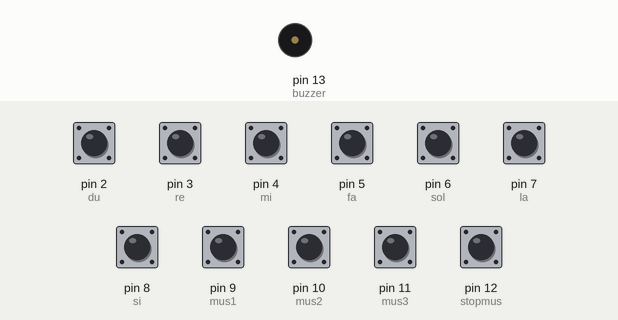
Recording of a sketch running on a simulated Arduino Uno, built with avr-gcc and run on an emulated ATmega328P. Parts: buzzer (waves = sounding). Inputs (shaded band) come from the test bench; at power-on: pin 2 (du), pin 3 (re), pin 4 (mi), pin 5 (fa), pin 6 (sol), pin 7 (la), pin 8 (si), pin 9 (mus1), pin 10 (mus2), pin 11 (mus3), pin 12 (stopmus) HIGH.

Above: at 1.2 s.
1.3 s: pin 9 (mus1) pulled LOW for 0.15 s
At 9.9 s:
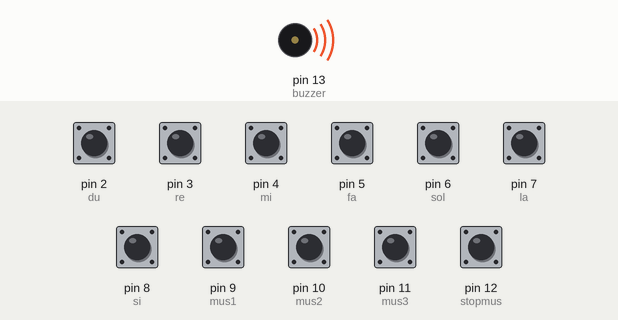
Timing chart, 0 to 10.4 s (numbered marks = the images above; inputs shaded):
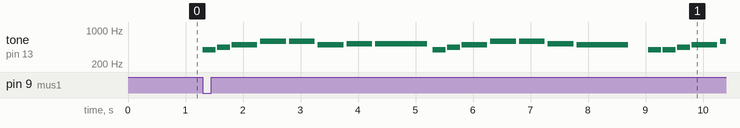

The sketch:

Projetopiano.ino
```cpp
#define NOTE_B0  31
#define NOTE_C1  33
#define NOTE_CS1 35
#define NOTE_D1  37
#define NOTE_DS1 39
#define NOTE_E1  41
#define NOTE_F1  44
#define NOTE_FS1 46
#define NOTE_G1  49
#define NOTE_GS1 52
#define NOTE_A1  55
#define NOTE_AS1 58
#define NOTE_B1  62
#define NOTE_C2  65
#define NOTE_CS2 69
#define NOTE_D2  73
#define NOTE_DS2 78
#define NOTE_E2  82
#define NOTE_F2  87
#define NOTE_FS2 93
#define NOTE_G2  98
#define NOTE_GS2 104
#define NOTE_A2  110
#define NOTE_AS2 117
#define NOTE_B2  123
#define NOTE_C3  131
#define NOTE_CS3 139
#define NOTE_D3  147
#define NOTE_DS3 156
#define NOTE_E3  165
#define NOTE_F3  175
#define NOTE_FS3 185
#define NOTE_G3  196
#define NOTE_GS3 208
#define NOTE_A3  220
#define NOTE_AS3 233
#define NOTE_B3  247
#define NOTE_C4  262
#define NOTE_CS4 277
#define NOTE_D4  294
#define NOTE_DS4 311
#define NOTE_E4  330
#define NOTE_F4  349
#define NOTE_FS4 370
#define NOTE_G4  392
#define NOTE_GS4 415
#define NOTE_A4  440
#define NOTE_AS4 466
#define NOTE_B4  494
#define NOTE_C5  523
#define NOTE_CS5 554
#define NOTE_D5  587
#define NOTE_DS5 622
#define NOTE_E5  659
#define NOTE_F5  698
#define NOTE_FS5 740
#define NOTE_G5  784
#define NOTE_GS5 831
#define NOTE_A5  880
#define NOTE_AS5 932
#define NOTE_B5  988
#define NOTE_C6  1047
#define NOTE_CS6 1109
#define NOTE_D6  1175
#define NOTE_DS6 1245
#define NOTE_E6  1319
#define NOTE_F6  1397
#define NOTE_FS6 1480
#define NOTE_G6  1568
#define NOTE_GS6 1661
#define NOTE_A6  1760
#define NOTE_AS6 1865
#define NOTE_B6  1976
#define NOTE_C7  2093
#define NOTE_CS7 2217
#define NOTE_D7  2349
#define NOTE_DS7 2489
#define NOTE_E7  2637
#define NOTE_F7  2794
#define NOTE_FS7 2960
#define NOTE_G7  3136
#define NOTE_GS7 3322
#define NOTE_A7  3520
#define NOTE_AS7 3729
#define NOTE_B7  3951
#define NOTE_C8  4186
#define NOTE_CS8 4435
#define NOTE_D8  4699
#define NOTE_DS8 4978
#define REST      0


// change this to make the song slower or faster
int tempo = 120;

// notes of the moledy followed by the duration.
// a 4 means a quarter note, 8 an eighteenth , 16 sixteenth, so on
// !!negative numbers are used to represent dotted notes,
// so -4 means a dotted quarter note, that is, a quarter plus an eighteenth!!
int melody[] = {

  // Asa branca - Luiz Gonzaga
  // Score available at https://musescore.com/user/190926/scores/181370

  NOTE_G4,8, NOTE_A4,8, NOTE_B4,4, NOTE_D5,4, NOTE_D5,4, NOTE_B4,4,
  NOTE_C5,4, NOTE_C5,2, NOTE_G4,8, NOTE_A4,8,
  NOTE_B4,4, NOTE_D5,4, NOTE_D5,4, NOTE_C5,4,

  NOTE_B4,2, REST,8, NOTE_G4,8, NOTE_G4,8, NOTE_A4,8,
  NOTE_B4,4, NOTE_D5,4, REST,8, NOTE_D5,8, NOTE_C5,8, NOTE_B4,8,
  NOTE_G4,4, NOTE_C5,4, REST,8, NOTE_C5,8, NOTE_B4,8, NOTE_A4,8,

  NOTE_A4,4, NOTE_B4,4, REST,8, NOTE_B4,8, NOTE_A4,8, NOTE_G4,8,
  NOTE_G4,2, REST,8, NOTE_G4,8, NOTE_G4,8, NOTE_A4,8,
  NOTE_B4,4, NOTE_D5,4, REST,8, NOTE_D5,8, NOTE_C5,8, NOTE_B4,8,

  NOTE_G4,4, NOTE_C5,4, REST,8, NOTE_C5,8, NOTE_B4,8, NOTE_A4,8,
  NOTE_A4,4, NOTE_B4,4, REST,8, NOTE_B4,8, NOTE_A4,8, NOTE_G4,8,
  NOTE_G4,4, NOTE_F5,8, NOTE_D5,8, NOTE_E5,8, NOTE_C5,8, NOTE_D5,8, NOTE_B4,8,

  NOTE_C5,8, NOTE_A4,8, NOTE_B4,8, NOTE_G4,8, NOTE_A4,8, NOTE_G4,8, NOTE_E4,8, NOTE_G4,8,
  NOTE_G4,4, NOTE_F5,8, NOTE_D5,8, NOTE_E5,8, NOTE_C5,8, NOTE_D5,8, NOTE_B4,8,
  NOTE_C5,8, NOTE_A4,8, NOTE_B4,8, NOTE_G4,8, NOTE_A4,8, NOTE_G4,8, NOTE_E4,8, NOTE_G4,8,
  NOTE_G4,-2, REST,4

};

int melody2[] = {

  // The Lion Sleeps Tonight
  // Score available at https://musescore.com/user/18545446/scores/5061407

  NOTE_F4, 4, NOTE_G4, 4, NOTE_A4, 8, NOTE_G4, 4, NOTE_A4, 8, //1
  NOTE_AS4, 4, NOTE_A4, 4, NOTE_G4, 8, NOTE_F4, 4, NOTE_G4, 8,
  NOTE_A4, 4, NOTE_C4, 8, NOTE_C4, 4, NOTE_C4, 8, NOTE_C4, 4,
  NOTE_C4, 1, //1st ending

  NOTE_F4, 4, NOTE_G4, 4, NOTE_A4, 8, NOTE_G4, 4, NOTE_A4, 8, //repeats from 1
  NOTE_AS4, 4, NOTE_A4, 4, NOTE_G4, 8, NOTE_F4, 4, NOTE_G4, 8,
  NOTE_A4, 4, NOTE_C4, 8, NOTE_C4, 4, NOTE_C4, 8, NOTE_C4, 4,
  NOTE_C4, -2,  REST, -8, NOTE_A4, 16, //2nd ending

  NOTE_A4, -8, NOTE_A4, 16, NOTE_A4, -8, NOTE_A4, 16, NOTE_A4, -8, NOTE_A4, 16, NOTE_A4, -8, NOTE_A4, 16, //6
  NOTE_AS4, -8, NOTE_AS4, 16, NOTE_AS4, -8, NOTE_AS4, 16, NOTE_AS4, -8, NOTE_AS4, 16, NOTE_AS4, -8, NOTE_AS4, 16,
  NOTE_A4, -8, NOTE_A4, 16, NOTE_A4, -8, NOTE_A4, 16, NOTE_A4, -8, NOTE_A4, 16, NOTE_A4, -8, NOTE_A4, 16,
  NOTE_G4, -8, NOTE_G4, 16, NOTE_G4, -8, NOTE_G4, 16, NOTE_G4, -8, NOTE_G4, 16, NOTE_G4, -8, NOTE_G4, 16,

  NOTE_A4, -8, NOTE_A4, 16, NOTE_A4, -8, NOTE_A4, 16, NOTE_A4, -8, NOTE_A4, 16, NOTE_A4, -8, NOTE_A4, 16, //10
  NOTE_AS4, -8, NOTE_AS4, 16, NOTE_AS4, -8, NOTE_AS4, 16, NOTE_AS4, -8, NOTE_AS4, 16, NOTE_AS4, -8, NOTE_AS4, 16,
  NOTE_A4, -8, NOTE_A4, 16, NOTE_A4, -8, NOTE_A4, 16, NOTE_A4, -8, NOTE_A4, 16, NOTE_A4, -8, NOTE_A4, 16,
  NOTE_G4, -8, NOTE_G4, 16, NOTE_G4, -8, NOTE_G4, 16, NOTE_G4, -8, NOTE_G4, 16, NOTE_G4, -8, NOTE_G4, 16,

  NOTE_F4, 4, NOTE_G4, 4, NOTE_A4, 8, NOTE_G4, 4, NOTE_A4, 8, //14
  NOTE_AS4, 4, NOTE_A4, 4, NOTE_G4, 8, NOTE_F4, 4, NOTE_G4, 8,
  NOTE_A4, 4, NOTE_G4, 4, NOTE_F4, 4, NOTE_A4, 4,
  NOTE_G4, 1,
  NOTE_C5, 4, NOTE_A4, 4, NOTE_G4, 8, NOTE_A4, 4, NOTE_C5, 8,
  NOTE_AS4, 4, NOTE_A4, 4, NOTE_G4, 8, NOTE_F4, 4, NOTE_G4, 8,
  NOTE_A4, 4, NOTE_G4, 4, NOTE_F4, 4, NOTE_A4, 4,
  NOTE_G4, 1,

  NOTE_C5, 1, //22
  NOTE_C5, 4, NOTE_AS4, 8, NOTE_C5, 8, NOTE_AS4, 2,
  NOTE_A4, 4, NOTE_C4, 8, NOTE_C4, 4, NOTE_C4, 8, NOTE_C4, 4,
  NOTE_C4, 1,

  REST, 4, NOTE_A4, 8, NOTE_G4, 8, NOTE_F4, 8, NOTE_E4, 8, NOTE_D4, 8, NOTE_C4, 8,
  NOTE_D4, 1,
  REST, 4, NOTE_A4, 8, NOTE_G4, 8, NOTE_F4, 8, NOTE_E4, 8, NOTE_D4, 8, NOTE_C4, 8,
  NOTE_D4, 1,

  NOTE_F4, 4, NOTE_G4, 4, NOTE_A4, 8, NOTE_G4, 4, NOTE_A4, 8, //repeats from 14
  NOTE_AS4, 4, NOTE_A4, 4, NOTE_G4, 8, NOTE_F4, 4, NOTE_G4, 8,
  NOTE_A4, 4, NOTE_G4, 4, NOTE_F4, 4, NOTE_A4, 4,
  NOTE_G4, 1,
  NOTE_C5, 4, NOTE_A4, 4, NOTE_G4, 8, NOTE_A4, 4, NOTE_C5, 8,
  NOTE_AS4, 4, NOTE_A4, 4, NOTE_G4, 8, NOTE_F4, 4, NOTE_G4, 8,
  NOTE_A4, 4, NOTE_G4, 4, NOTE_F4, 4, NOTE_A4, 4,
  NOTE_G4, 1,

  NOTE_C5, 1, //22
  NOTE_C5, 4, NOTE_AS4, 8, NOTE_C5, 8, NOTE_AS4, 2,
  NOTE_A4, 4, NOTE_C4, 8, NOTE_C4, 4, NOTE_C4, 8, NOTE_C4, 4,
  NOTE_C4, 1,

  REST, 4, NOTE_A4, 8, NOTE_G4, 8, NOTE_F4, 8, NOTE_E4, 8, NOTE_D4, 8, NOTE_C4, 8,
  NOTE_D4, 1,
  REST, 4, NOTE_A4, 8, NOTE_G4, 8, NOTE_F4, 8, NOTE_E4, 8, NOTE_D4, 8, NOTE_C4, 8,
  NOTE_D4, 1,

  NOTE_F4, 4, NOTE_G4, 4, NOTE_A4, 8, NOTE_G4, 4, NOTE_A4, 8, //30
  NOTE_AS4, 4, NOTE_A4, 4, NOTE_G4, 8, NOTE_F4, 4, NOTE_G4, 8,
  NOTE_A4, 4, NOTE_C4, 8, NOTE_C4, 4, NOTE_C4, 8, NOTE_C4, 4,
  NOTE_C4, 1,

  NOTE_F4, 4, NOTE_G4, 4, NOTE_A4, 8, NOTE_G4, 4, NOTE_A4, 8, //repeats from 14 (again)
  NOTE_AS4, 4, NOTE_A4, 4, NOTE_G4, 8, NOTE_F4, 4, NOTE_G4, 8,
  NOTE_A4, 4, NOTE_G4, 4, NOTE_F4, 4, NOTE_A4, 4,
  NOTE_G4, 1,
  NOTE_C5, 4, NOTE_A4, 4, NOTE_G4, 8, NOTE_A4, 4, NOTE_C5, 8,
  NOTE_AS4, 4, NOTE_A4, 4, NOTE_G4, 8, NOTE_F4, 4, NOTE_G4, 8,
  NOTE_A4, 4, NOTE_G4, 4, NOTE_F4, 4, NOTE_A4, 4,
  NOTE_G4, 1,

  NOTE_C5, 1, //22
  NOTE_C5, 4, NOTE_AS4, 8, NOTE_C5, 8, NOTE_AS4, 2,
  NOTE_A4, 4, NOTE_C4, 8, NOTE_C4, 4, NOTE_C4, 8, NOTE_C4, 4,
  NOTE_C4, 1,

  REST, 4, NOTE_A4, 8, NOTE_G4, 8, NOTE_F4, 8, NOTE_E4, 8, NOTE_D4, 8, NOTE_C4, 8,
  NOTE_D4, 1,
  REST, 4, NOTE_A4, 8, NOTE_G4, 8, NOTE_F4, 8, NOTE_E4, 8, NOTE_D4, 8, NOTE_C4, 8,
  NOTE_D4, 1,

  NOTE_F4, 4, NOTE_G4, 4, NOTE_A4, 8, NOTE_G4, 4, NOTE_A4, 8, //30
  NOTE_AS4, 4, NOTE_A4, 4, NOTE_G4, 8, NOTE_F4, 4, NOTE_G4, 8,
  NOTE_A4, 4, NOTE_C4, 8, NOTE_C4, 4, NOTE_C4, 8, NOTE_C4, 4,
  NOTE_C4, 1,

};

int melody3[] = {

  // Dart Vader theme (Imperial March) - Star wars
  // Score available at https://musescore.com/user/202909/scores/1141521
  // The tenor saxophone part was used

  NOTE_AS4,8, NOTE_AS4,8, NOTE_AS4,8,//1
  NOTE_F5,2, NOTE_C6,2,
  NOTE_AS5,8, NOTE_A5,8, NOTE_G5,8, NOTE_F6,2, NOTE_C6,4,
  NOTE_AS5,8, NOTE_A5,8, NOTE_G5,8, NOTE_F6,2, NOTE_C6,4,
  NOTE_AS5,8, NOTE_A5,8, NOTE_AS5,8, NOTE_G5,2, NOTE_C5,8, NOTE_C5,8, NOTE_C5,8,
  NOTE_F5,2, NOTE_C6,2,
  NOTE_AS5,8, NOTE_A5,8, NOTE_G5,8, NOTE_F6,2, NOTE_C6,4,

  NOTE_AS5,8, NOTE_A5,8, NOTE_G5,8, NOTE_F6,2, NOTE_C6,4, //8
  NOTE_AS5,8, NOTE_A5,8, NOTE_AS5,8, NOTE_G5,2, NOTE_C5,-8, NOTE_C5,16,
  NOTE_D5,-4, NOTE_D5,8, NOTE_AS5,8, NOTE_A5,8, NOTE_G5,8, NOTE_F5,8,
  NOTE_F5,8, NOTE_G5,8, NOTE_A5,8, NOTE_G5,4, NOTE_D5,8, NOTE_E5,4,NOTE_C5,-8, NOTE_C5,16,
  NOTE_D5,-4, NOTE_D5,8, NOTE_AS5,8, NOTE_A5,8, NOTE_G5,8, NOTE_F5,8,

  NOTE_C6,-8, NOTE_G5,16, NOTE_G5,2, REST,8, NOTE_C5,8,//13
  NOTE_D5,-4, NOTE_D5,8, NOTE_AS5,8, NOTE_A5,8, NOTE_G5,8, NOTE_F5,8,
  NOTE_F5,8, NOTE_G5,8, NOTE_A5,8, NOTE_G5,4, NOTE_D5,8, NOTE_E5,4,NOTE_C6,-8, NOTE_C6,16,
  NOTE_F6,4, NOTE_DS6,8, NOTE_CS6,4, NOTE_C6,8, NOTE_AS5,4, NOTE_GS5,8, NOTE_G5,4, NOTE_F5,8,
  NOTE_C6,1

};

// sizeof gives the number of bytes, each int value is composed of two bytes (16 bits)
// there are two values per note (pitch and duration), so for each note there are four bytes
int notes = sizeof(melody) / sizeof(melody[0]) / 2;

// this calculates the duration of a whole note in ms
int wholenote = (60000 * 4) / tempo;

int divider = 0, noteDuration = 0;

int du = 2;
int re = 3;
int mi = 4;
int fa = 5;
int sol = 6;
int la = 7;
int si = 8;
int mus1 = 9;
int mus2 = 10;
int mus3 = 11;
int stopmus = 12;

int buzzer = 13;

void setup() {
  pinMode(du, INPUT_PULLUP);
  pinMode(re, INPUT_PULLUP);
  pinMode(mi, INPUT_PULLUP);
  pinMode(fa, INPUT_PULLUP);
  pinMode(sol, INPUT_PULLUP);
  pinMode(la, INPUT_PULLUP);
  pinMode(si, INPUT_PULLUP);
  pinMode(mus1, INPUT_PULLUP);
  pinMode(mus2, INPUT_PULLUP);
  pinMode(mus3, INPUT_PULLUP);
  pinMode(stopmus, INPUT_PULLUP);

  pinMode(buzzer, OUTPUT);
}

void loop() {
  int estadoBotao1 = digitalRead(du);
  int estadoBotao2 = digitalRead(re);
  int estadoBotao3 = digitalRead(mi);
  int estadoBotao4 = digitalRead(fa);
  int estadoBotao5 = digitalRead(sol);
  int estadoBotao6 = digitalRead(la);
  int estadoBotao7 = digitalRead(si);
  int estadoBotao8 = digitalRead(mus1);
  int estadoBotao9 = digitalRead(mus2);
  int estadoBotao10 = digitalRead(mus3);
  int estadoBotao11 = digitalRead(stopmus);


  if (estadoBotao1 == LOW) {
    tone(buzzer, 261.63);
  } else if (estadoBotao2 == LOW) {
    tone(buzzer, 293.66);
  } else if (estadoBotao3 == LOW) {
    tone(buzzer, 329.63);
  } else if (estadoBotao4 == LOW) {
    tone(buzzer, 349.23);
  } else if (estadoBotao5 == LOW) {
    tone(buzzer, 392.00);
  } else if (estadoBotao6 == LOW) {
    tone(buzzer, 440.00);
  } else if (estadoBotao7 == LOW) {
    tone(buzzer, 493.88);
  } else if (estadoBotao8 == LOW) {

    for (int thisNote = 0; thisNote < notes * 2; thisNote = thisNote + 2) {

      // calculates the duration of each note
      divider = melody[thisNote + 1];
      if (divider > 0) {
        // regular note, just proceed
        noteDuration = (wholenote) / divider;
      } else if (divider < 0) {
        // dotted notes are represented with negative durations!!
        noteDuration = (wholenote) / abs(divider);
        noteDuration *= 1.5; // increases the duration in half for dotted notes
      }

      // we only play the note for 90% of the duration, leaving 10% as a pause
      tone(buzzer, melody[thisNote], noteDuration * 0.9);

      // Wait for the specief duration before playing the next note.
      delay(noteDuration);

      // stop the waveform generation before the next note.
      noTone(buzzer);
    }
  } else if(estadoBotao9 == LOW) {
      for (int thisNote = 0; thisNote < notes * 2; thisNote = thisNote + 2) {

        // calculates the duration of each note
        divider = melody2[thisNote + 1];
        if (divider > 0) {
          // regular note, just proceed
          noteDuration = (wholenote) / divider;
      } else if (divider < 0) {
      // dotted notes are represented with negative durations!!
        noteDuration = (wholenote) / abs(divider);
        noteDuration *= 1.5; // increases the duration in half for dotted notes
      }

      // we only play the note for 90% of the duration, leaving 10% as a pause
      tone(buzzer, melody2[thisNote], noteDuration * 0.9);

      // Wait for the specief duration before playing the next note.
      delay(noteDuration);

      // stop the waveform generation before the next note.
      noTone(buzzer);
    }


  } else if(estadoBotao10 == LOW) {
      for (int thisNote = 0; thisNote < notes * 2; thisNote = thisNote + 2) {

      // calculates the duration of each note
        divider = melody3[thisNote + 1];
        if (divider > 0) {
        // regular note, just proceed
          noteDuration = (wholenote) / divider;
      } else if (divider < 0) {
          // dotted notes are represented with negative durations!!
          noteDuration = (wholenote) / abs(divider);
          noteDuration *= 1.5; // increases the duration in half for dotted notes
        }

      // we only play the note for 90% of the duration, leaving 10% as a pause
      tone(buzzer, melody3[thisNote], noteDuration*0.9);

      // Wait for the specief duration before playing the next note.
      delay(noteDuration);

      // stop the waveform generation before the next note.
      noTone(buzzer);
    }
  } else if(estadoBotao11 == LOW){
    noTone(buzzer);
  } else {
      noTone(buzzer);
    }
}
```

Measured:
- after the input at 1.3 s, tone on pin 13 (buzzer): plays 392 Hz for 0.23 s, 440 Hz for 0.23 s, 494 Hz for 0.45 s, 587 Hz for 0.45 s, 587 Hz for 0.45 s, 494 Hz for 0.45 s … (20 notes in this stretch), starting at once
